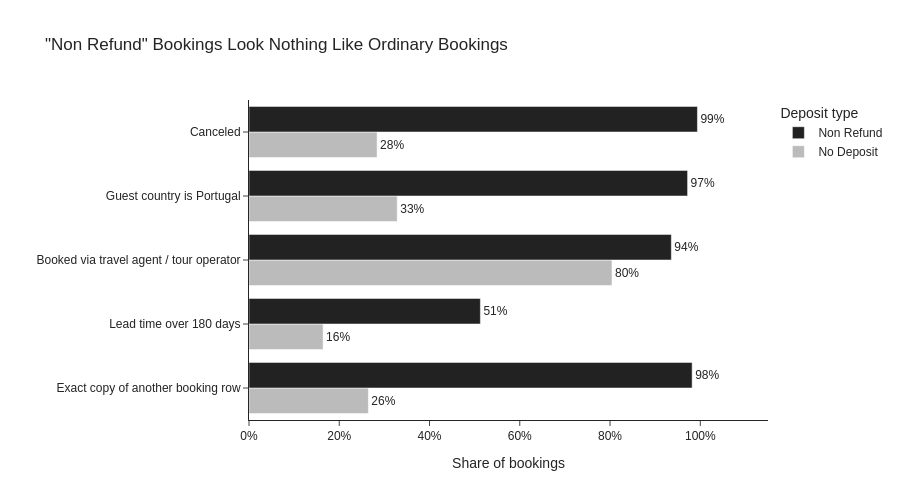

The notebook cell saved with this chart:
### Code cell
trait_labels = {
    'is_canceled': 'Canceled',
    'from_prt': 'Guest country is Portugal',
    'via_travel_agent': 'Booked via travel agent / tour operator',
    'lead_over_180': 'Lead time over 180 days',
    'identical_copy': 'Exact copy of another booking row'
}

df_profile_long = df_profile.melt(id_vars='deposit_type', var_name='trait', value_name='share')
df_profile_long['trait'] = df_profile_long['trait'].map(trait_labels)

fig = px.bar(
    df_profile_long,
    x='share',
    y='trait',
    color='deposit_type',
    barmode='group',
    orientation='h',
    text='share',
    color_discrete_map={'Non Refund': HIGHLIGHT, 'No Deposit': GRAY},
    category_orders={'trait': list(trait_labels.values()), 'deposit_type': ['No Deposit', 'Non Refund']},
    title='"Non Refund" Bookings Look Nothing Like Ordinary Bookings',
    labels={'share': 'Share of bookings', 'trait': '', 'deposit_type': 'Deposit type'}
)
fig.update_traces(texttemplate='%{text:.0%}', textposition='outside')
fig.update_layout(xaxis_tickformat='.0%', xaxis_range=[0, 1.15], height=500, legend_traceorder='reversed')
fig.show()

### Figure 1 — Plotly figure (JSON) as saved in the notebook; plotly's stock layout.template omitted (floating-point values rounded to 4 significant figures)
{"data": [{"alignmentgroup": "True", "hovertemplate": "Deposit type=No Deposit<br>Share of bookings=%{text}<br>=%{y}<extra></extra>", "legendgroup": "No Deposit", "marker": {"color": "#BBBBBB", "pattern": {"shape": ""}}, "name": "No Deposit", "offsetgroup": "No Deposit", "orientation": "h", "showlegend": true, "text": [0.2838, 0.3284, 0.8043, 0.1642, 0.2645], "textposition": "outside", "texttemplate": "%{text:.0%}", "type": "bar", "x": [0.2838, 0.3284, 0.8043, 0.1642, 0.2645], "xaxis": "x", "y": ["Canceled", "Guest country is Portugal", "Booked via travel agent / tour operator", "Lead time over 180 days", "Exact copy of another booking row"], "yaxis": "y"}, {"alignmentgroup": "True", "hovertemplate": "Deposit type=Non Refund<br>Share of bookings=%{text}<br>=%{y}<extra></extra>", "legendgroup": "Non Refund", "marker": {"color": "#222222", "pattern": {"shape": ""}}, "name": "Non Refund", "offsetgroup": "Non Refund", "orientation": "h", "showlegend": true, "text": [0.9936, 0.9718, 0.9358, 0.5127, 0.9819], "textposition": "outside", "texttemplate": "%{text:.0%}", "type": "bar", "x": [0.9936, 0.9718, 0.9358, 0.5127, 0.9819], "xaxis": "x", "y": ["Canceled", "Guest country is Portugal", "Booked via travel agent / tour operator", "Lead time over 180 days", "Exact copy of another booking row"], "yaxis": "y"}], "layout": {"barmode": "group", "height": 500, "legend": {"title": {"text": "Deposit type"}, "tracegroupgap": 0, "traceorder": "reversed"}, "title": {"text": "\"Non Refund\" Bookings Look Nothing Like Ordinary Bookings"}, "xaxis": {"anchor": "y", "domain": [0.0, 1.0], "range": [0, 1.15], "tickformat": ".0%", "title": {"text": "Share of bookings"}}, "yaxis": {"anchor": "x", "categoryarray": ["Exact copy of another booking row", "Lead time over 180 days", "Booked via travel agent / tour operator", "Guest country is Portugal", "Canceled"], "categoryorder": "array", "domain": [0.0, 1.0], "title": {"text": ""}}}}
